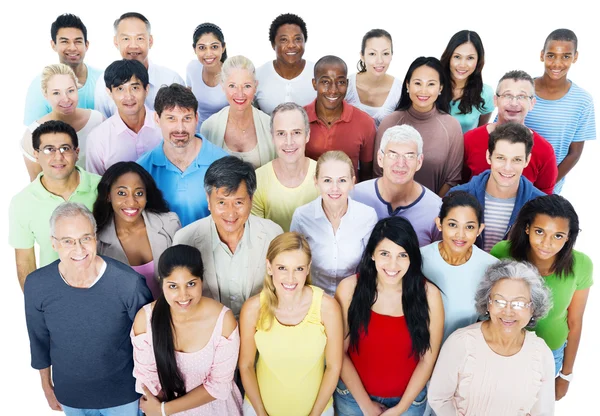
#> input picture images/1.jpg, 600 x 416 px, given in place of the camera
$ python CW_lesson_10_2.py
#> lines starting #> are read from the running program, lines starting #| are printed output that depends on the picture; after the words box and inside, x2 and y2 are one past the last pixel; in counts of white or black regions, pixels touching at a corner belong together
from itertools import count

import cv2
import numpy as np
from sklearn.model_selection import train_test_split
from sklearn.neighbors import KNeighborsClassifier


#formuyemp nabori dannix
#X - spisok oznak
#y - spisok mitok
X = []
y = []

colors = {
    "red": (0, 0, 255),
    "green": (0, 255, 0),
    "blue": (255, 0, 0),
    "yellow": (255, 255, 0),
    "white": (255, 255, 255),
    "black": (0, 0, 0),
    "pink": (255, 0, 255)
}


for color_name, bgr in colors.items():
   for i in range(20):
       noise = np.random.randint(-20, 20, 3)
       sample = np.clip(np.array(bgr) + noise, 0, 255)
       X.append(sample)
       y.append(color_name)

#rozdilayemo danni 70 30
X_train, X_test, y_train, y_test = train_test_split(X, y, test_size = 0.3, stratify = y)
#Navjaemo

model = KNeighborsClassifier(n_neighbors = 3) # ne parni
model.fit(X_train, y_train)

cap = cv2.VideoCapture(0)
while True:
    ret, frame = cap.read()
#> frame is the input picture: shape (416, 600, 3); mean B, G, R 163.7, 168.1, 181
    frame = cv2.resize(frame, (700, 500))
#> frame: shape (500, 700, 3)
    if not ret:
        break

    frame = cv2.flip(frame, 1)
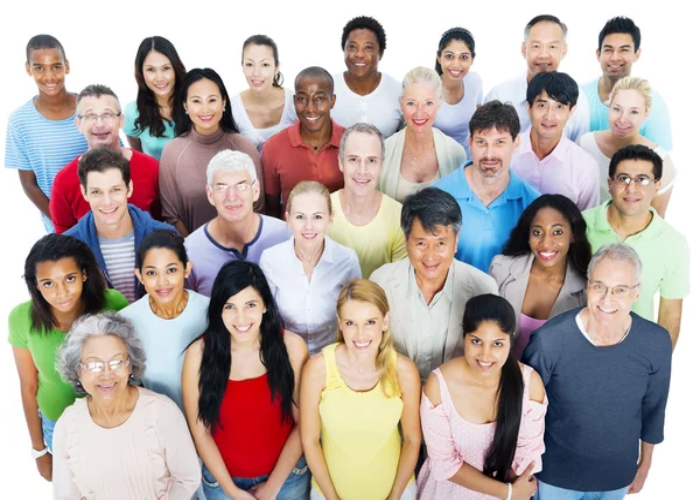
#> frame: shape (500, 700, 3); mean B, G, R 163.6, 168, 180.9
    hsv = cv2.cvtColor(frame, cv2.COLOR_BGR2HSV)
#> hsv: shape (500, 700, 3); mean H, S, V 55.6, 59.4, 191.4

    mask = cv2.inRange(hsv, (20, 50, 50), (255, 255, 255))
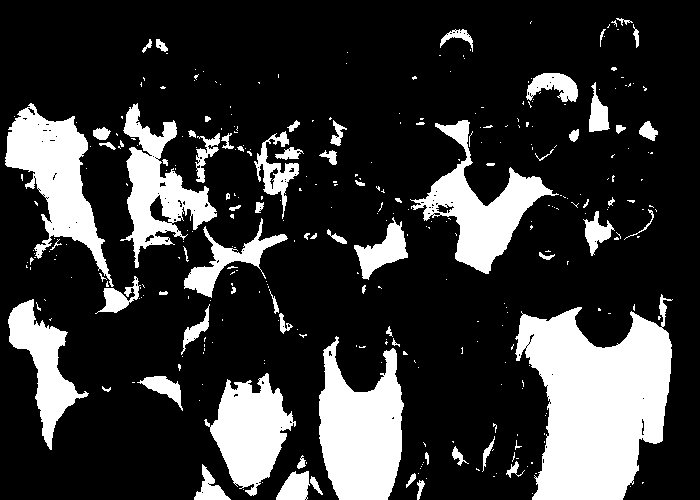
#> mask: shape (500, 700); 21.6% white; 336 white regions (263 under 20 px), largest, box (x1, y1, x2, y2) and area: (515, 294, 673, 500) 20697, (319, 336, 404, 500) 9550, (5, 103, 114, 287) 7656
    mask = cv2.morphologyEx(mask, cv2.MORPH_OPEN, np.ones((5, 5), np.uint8))
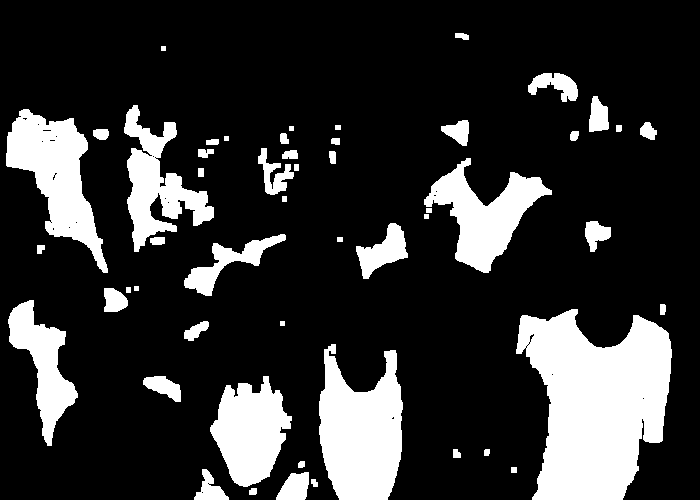
#> mask: shape (500, 700); 19.7% white; 52 white regions, largest, box (x1, y1, x2, y2) and area: (516, 309, 672, 500) 20377, (319, 344, 403, 500) 9467, (6, 109, 108, 273) 7206
    mask = cv2.morphologyEx(mask, cv2.MORPH_CLOSE, np.ones((5, 5), np.uint8))
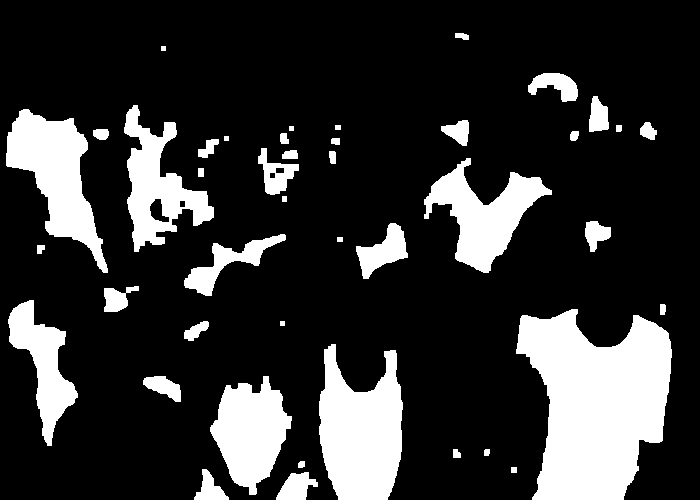
#> mask: shape (500, 700); 19.9% white; 43 white regions

    contours, _ = cv2.findContours(mask, cv2.RETR_EXTERNAL, cv2.CHAIN_APPROX_SIMPLE)
#> contours = 43 contours, 4 with area under 20; largest, box (x1, y1, x2, y2) and area: (516, 309, 672, 500) 20140, (319, 344, 403, 500) 9257, (6, 109, 108, 273) 7037, (424, 158, 552, 273) 5833, (210, 376, 292, 495) 5753
    for contour in contours:
        area = cv2.contourArea(contour)
        if area > 1000:
            x, y, w, h = cv2.boundingRect(contour)
            roi = frame[y:y + h, x:x + w]

            mean_color = cv2.mean(roi)[:3]
            mean_color = np.array(mean_color, dtype = "uint8").reshape(1, -1)


            label = model.predict(mean_color)[0]

            cv2.rectangle(frame, (x, y), (x + w, y + h), (255, 255, 255), 2)
            cv2.putText(frame, label.upper(), (x, y - 10), cv2.FONT_HERSHEY_SIMPLEX, 0.5, (255, 255, 255))
#> this loop made 43 passes
#> (area, x, y, w, h, mean_color, label) on passes 7, 9, 12, 14, 18, 19, 23, 38, 39: (5753, 210, 376, 82, 119, [[44, 38, 156]], 'red'), (9257, 319, 344, 84, 156, [[157, 212, 226]], 'white'), (20140.5, 516, 309, 156, 191, [[128, 110, 103]], 'blue'), (3904.5, 8, 300, 70, 146, [[138, 177, 165]], 'white'), (1691, 184, 234, 102, 62, [[150, 131, 134]], 'white'), (1320.5, 356, 223, 52, 56, [[157, 193, 196]], 'white'), (5833, 424, 158, 128, 115, [[161, 145, 130]], 'white'), (7037, 6, 109, 102, 164, [[161, 148, 164]], 'white'), (5546.5, 124, 105, 90, 147, [[113, 104, 131]], 'black')
#> area on passes 1, 2, 4, 5, 6, 8: 679, 487, 32.5, 28, 47, 522.5
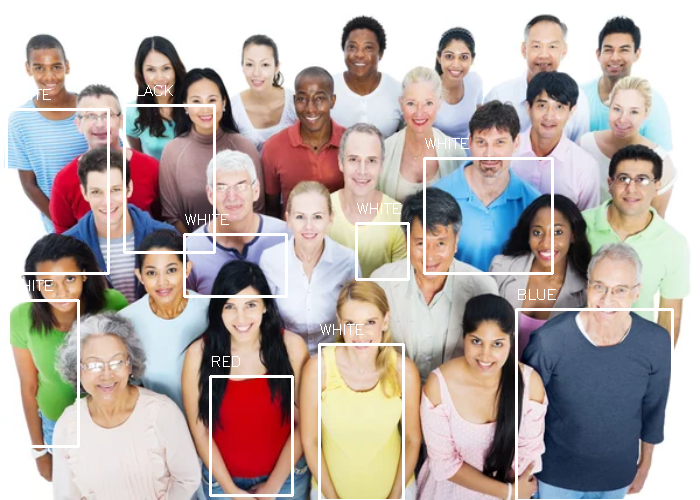
#> frame: shape (500, 700, 3); 3.32% of pixels changed, all inside (x1, y1, x2, y2) = (5, 85, 674, 500)
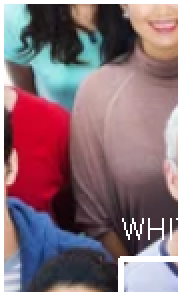
#> roi: shape (147, 90, 3) (shown 2 times larger); mean B, G, R 119, 110.3, 136.5

    cv2.imshow("Image", frame)
    if cv2.waitKey(1) & 0xFF == ord('q'):
#> (key q is pressed here)
        break


cap.release()
cv2.destroyAllWindows()

$ run again, on images/20220705_PeopleFirst_03-uai-1818x1023.jpg
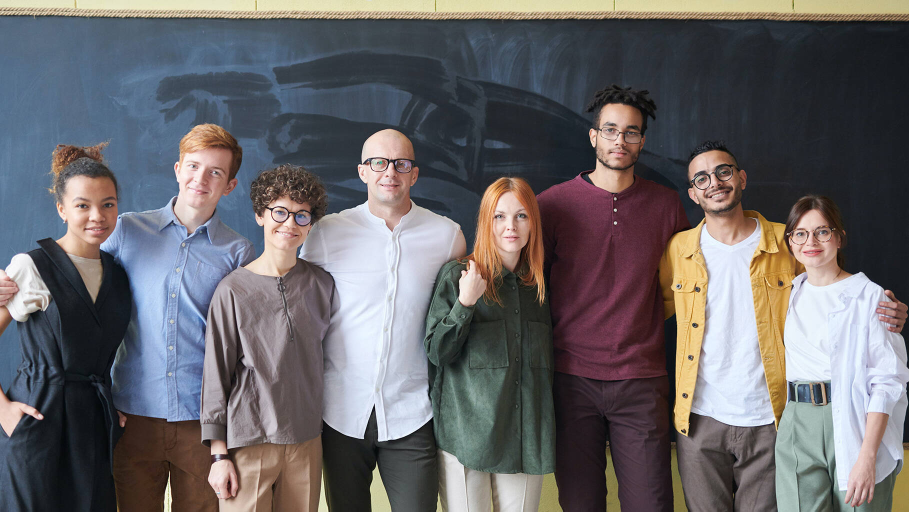
#> input picture images/20220705_PeopleFirst_03-uai-1818x1023.jpg, 1818 x 1023 px, given in place of the camera (shown at 1/2 size)
#> frame is the input picture: shape (1023, 1818, 3); mean B, G, R 104.8, 101.7, 104.2
#> hsv: shape (500, 700, 3); mean H, S, V 90.1, 66.4, 118.4
#> `mask = cv2.morphologyEx(mask, cv2.MORPH_CLOSE, np.ones((5, 5), np.uint..`:
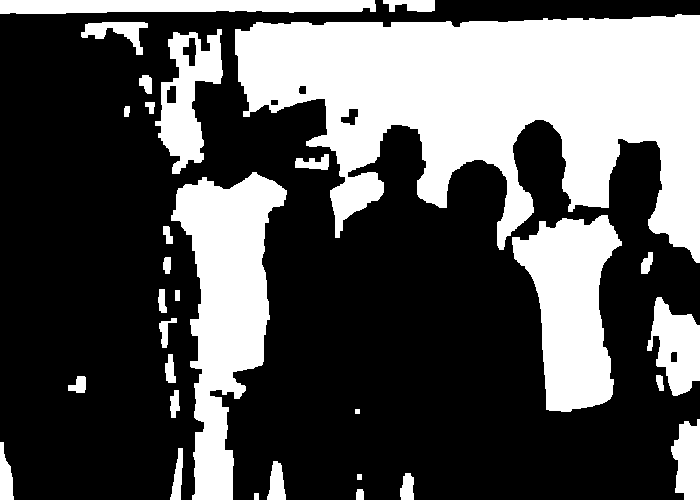
#> mask: shape (500, 700); 34% white; 31 white regions
#> contours = 31 contours, 1 with area under 20; largest, box (x1, y1, x2, y2) and area: (235, 14, 700, 263) 65932, (171, 172, 287, 500) 18564, (512, 215, 622, 412) 12976, (155, 29, 223, 174) 4911, (0, 0, 376, 14) 4230
#> the loop `for contour in contours:` made 31 passes
#> (area, x, y, w, h, mean_color, label) on passes 8, 15, 21, 22, 27, 29, 31: (1675.5, 671, 419, 29, 81, [[80, 67, 57]], 'black'), (3121.5, 647, 297, 53, 99, [[94, 81, 72]], 'black'), (12976.5, 512, 215, 110, 197, [[148, 122, 112]], 'blue'), (18563.5, 171, 172, 116, 328, [[51, 51, 76]], 'black'), (4911, 155, 29, 68, 145, [[65, 61, 62]], 'black'), (65932, 235, 14, 465, 249, [[111, 101, 98]], 'black'), (4230, 0, 0, 376, 14, [[160, 204, 213]], 'white')
#> after the loop `for contour in contours:`:
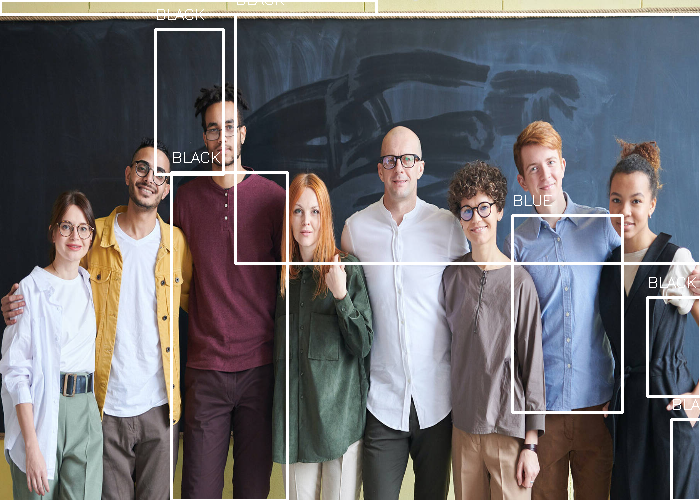
#> frame: shape (500, 700, 3); mean B, G, R 110, 106.6, 108.7

$ run again, on images/5-Types-of-People-e1640865120273.jpg
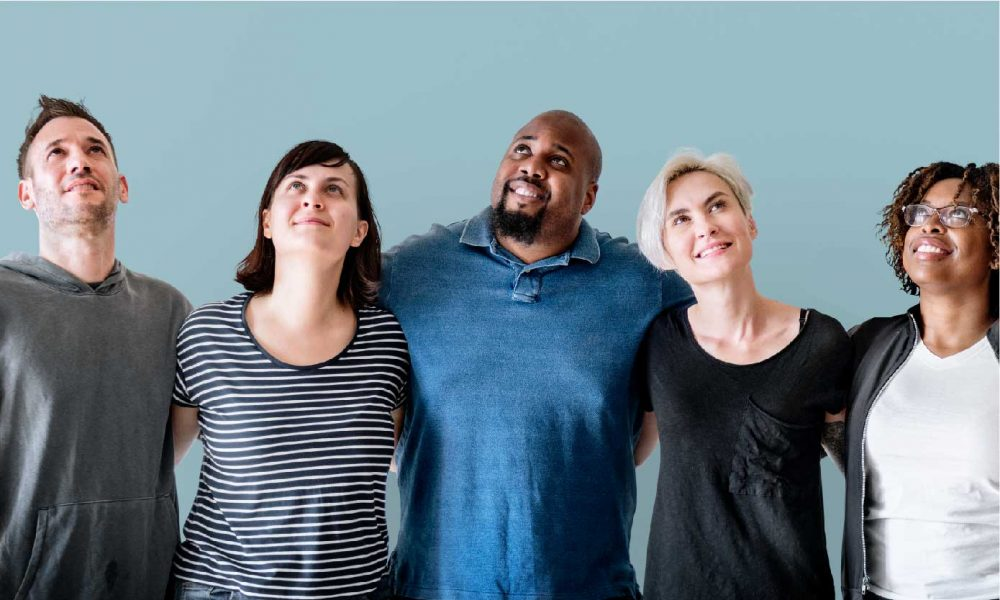
#> input picture images/5-Types-of-People-e1640865120273.jpg, 1000 x 600 px, given in place of the camera
#> frame is the input picture: shape (600, 1000, 3); mean B, G, R 138.8, 128.9, 113.6
#> hsv: shape (500, 700, 3); mean H, S, V 88.9, 81, 145.5
#> `mask = cv2.morphologyEx(mask, cv2.MORPH_CLOSE, np.ones((5, 5), np.uint..`:
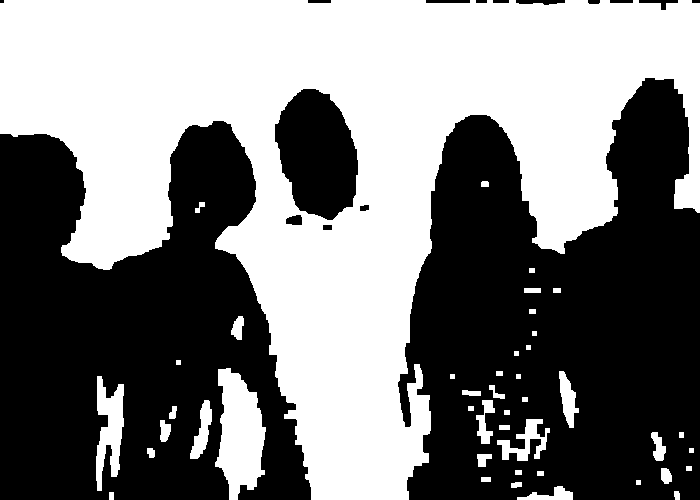
#> mask: shape (500, 700); 49% white; 44 white regions
#> contours = 44 contours, 8 with area under 20; largest, box (x1, y1, x2, y2) and area: (0, 0, 700, 500) 166426, (215, 368, 266, 500) 4254, (96, 376, 124, 491) 1706, (497, 419, 550, 461) 754, (190, 400, 212, 459) 562
#> the loop `for contour in contours:` made 44 passes
#> (area, x, y, w, h, mean_color, label) on passes 27, 32, 44: (1705.5, 96, 376, 28, 115, [[100, 92, 78]], 'black'), (4253.5, 215, 368, 51, 132, [[78, 68, 54]], 'black'), (166426, 0, 0, 700, 500, [[139, 130, 114]], 'blue')
#> after the loop `for contour in contours:`:
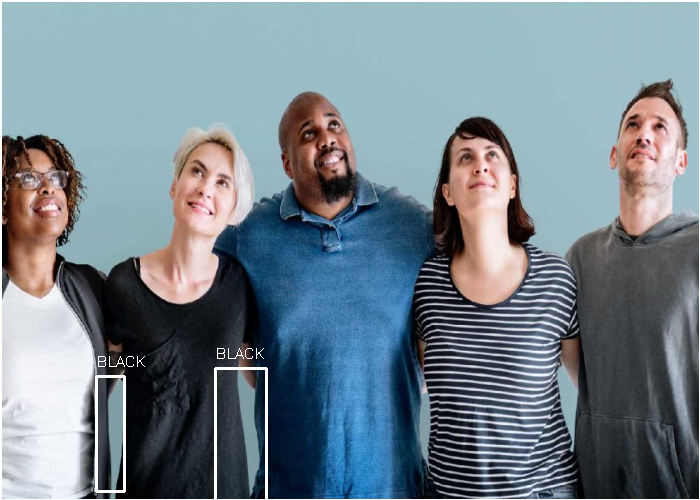
#> frame: shape (500, 700, 3); mean B, G, R 140.8, 131, 115.9

$ run again, on images/VillagePeople1978.jpg
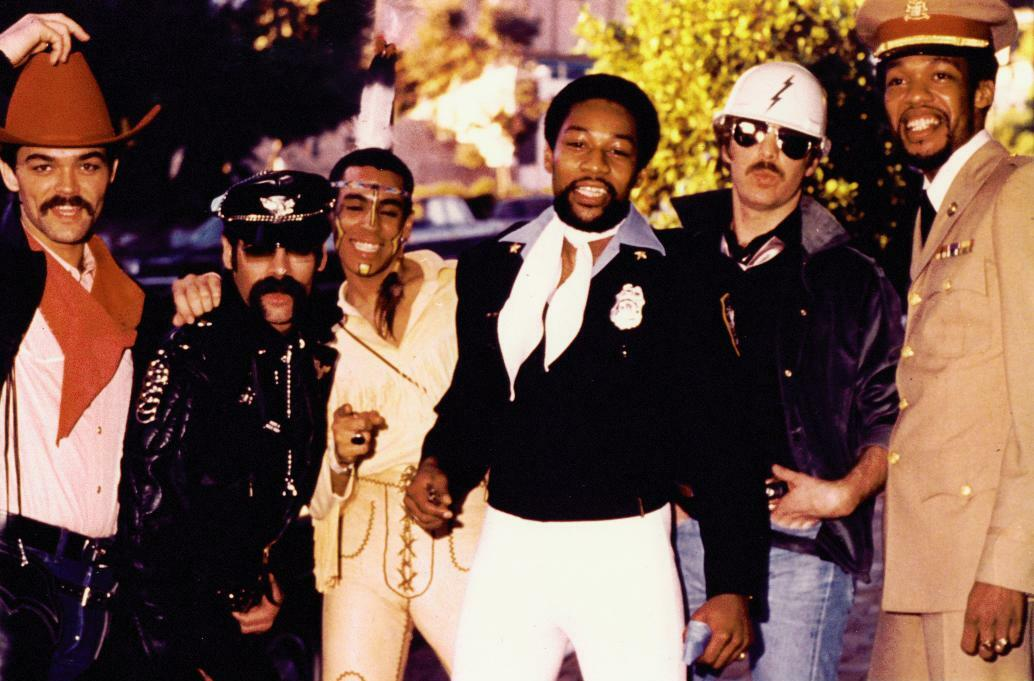
#> input picture images/VillagePeople1978.jpg, 1034 x 681 px, given in place of the camera
#> frame is the input picture: shape (681, 1034, 3); mean B, G, R 73.1, 86.9, 116.1
#> hsv: shape (500, 700, 3); mean H, S, V 72.1, 128.5, 117.7
#> `mask = cv2.morphologyEx(mask, cv2.MORPH_CLOSE, np.ones((5, 5), np.uint..`:
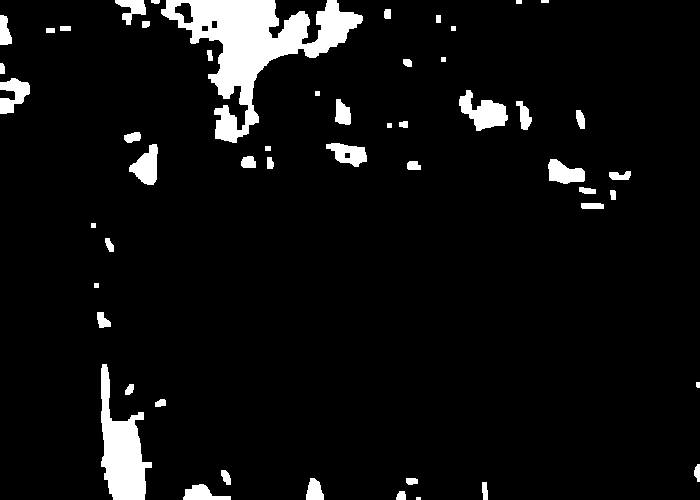
#> mask: shape (500, 700); 6.2% white; 52 white regions (1 under 20 px)
#> contours = 52 contours, 10 with area under 20; largest, box (x1, y1, x2, y2) and area: (161, 0, 363, 143) 9848, (101, 364, 152, 500) 3372, (459, 90, 508, 131) 976, (129, 144, 158, 185) 661, (0, 78, 30, 114) 578
#> the loop `for contour in contours:` made 52 passes
#> (area, x, y, w, h, mean_color, label) on passes 12, 50: (3371.5, 101, 364, 51, 136, [[86, 68, 96]], 'black'), (9848, 161, 0, 202, 143, [[74, 129, 171]], 'red')
#> after the loop `for contour in contours:`:
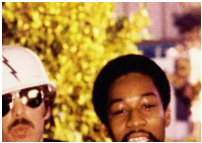
#> roi: shape (143, 202, 3); mean B, G, R 80.5, 133.5, 174.4
